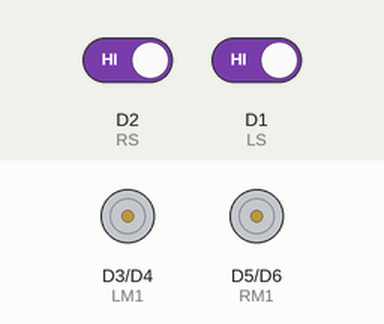
Bench run of a sketch on a simulated ESP8266 (NodeMCU). On the bench: motor-driver pin pairs drawn as motors (green arrow = first pin HIGH = forward, orange = second pin HIGH = backward, longer = more drive, scaled by the enable pin). Inputs (shaded band) come from the test bench; at power-on: D2 (RS) HIGH, D1 (LS) HIGH. What the sketch prints to the serial monitor is not drawn.

Above: at 1.2 s.
1.3 s: D2 (RS) driven LOW
2.8 s: D1 (LS) driven LOW
At 3.3 s:
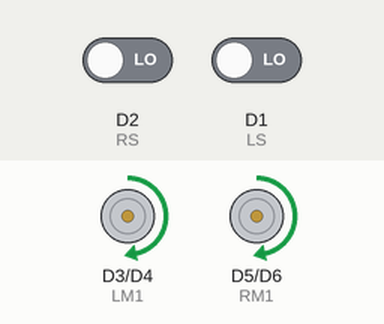
4.3 s: D2 (RS) driven HIGH
At 5.3 s:
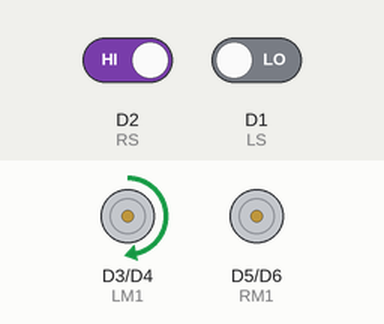
5.8 s: D1 (LS) driven HIGH
At 7.0 s:
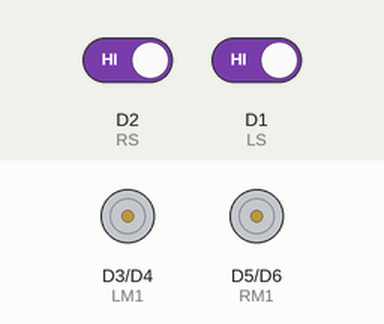
7.3 s: D2 (RS) driven LOW
At 7.8 s:
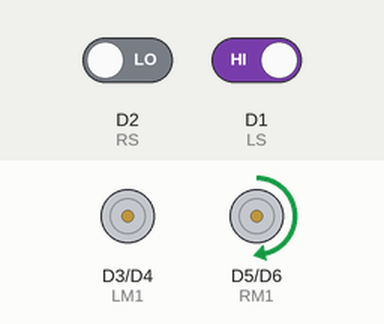
Timing chart, 0 to 9.8 s (numbered marks = the images above; inputs shaded):
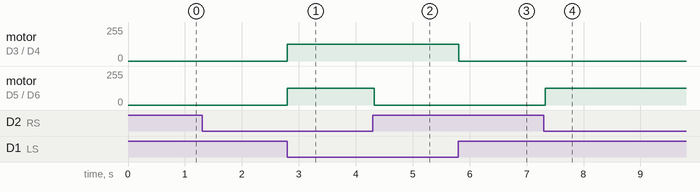

The sketch:

microrobot_tectLine.ino
```cpp
 /*-------definning Inputs------*/
int LS = D1;     // left sensor
int RS  = D2;      // right sensor

/*-------definning Outputs------*/
int LM1 = D3;      // left motor
int LM2 =  D4;       // left motor
int RM1 =  D5;       // right motor
int RM2 =  D6;       // right motor

/*-------PWM ควบคุมความเร็วมอเตอร์-----*/
int PWM1 = D7;    // PWM left motor
int PWM2 = D8;    // PWM right motor
int SPEED = 125;  // Speed PWM สามารถปรับความเร็วได้ถึง 255


int LS_show = 0;
int RS_show = 0;

void setup()
{
  pinMode(LS, INPUT);
  pinMode(RS, INPUT);
  pinMode(LM1, OUTPUT);
  pinMode(LM2, OUTPUT);
  pinMode(RM1, OUTPUT);
  pinMode(RM2, OUTPUT);
  pinMode(PWM1, OUTPUT);
  pinMode(PWM2, OUTPUT);
  Serial.begin(9600);

}
void loop()
{
  LS_show = digitalRead(LS);
  RS_show = digitalRead(RS);
  Serial.print("ซ้าย = ");
  Serial.print(LS_show);
  Serial.print("   ขวา = ");
  Serial.println(RS_show);

  if (!(digitalRead(LS)) && !(digitalRead(RS)))    // Move Forward
  {
    analogWrite(PWM1, SPEED);
    digitalWrite(LM1, HIGH);
    digitalWrite(LM2, LOW);
    analogWrite(PWM2, SPEED);
    digitalWrite(RM1, HIGH);
    digitalWrite(RM2, LOW);
  }


  if (!(digitalRead(LS)) && digitalRead(RS))    // Turn right
  {
    digitalWrite(LM1, HIGH);
    digitalWrite(LM2, LOW);
    analogWrite(PWM2, SPEED);
    digitalWrite(RM1, LOW);
    digitalWrite(RM2, LOW);
  }

  if (digitalRead(LS) && !(digitalRead(RS)))    // turn left
  {
    analogWrite(PWM1, SPEED);
    digitalWrite(LM1, LOW);
    digitalWrite(LM2, LOW);
    digitalWrite(RM1, HIGH);
    digitalWrite(RM2, LOW);
  }

 if (digitalRead(LS) && digitalRead(RS))    // stop
  {
    digitalWrite(LM1, LOW);
    digitalWrite(LM2, LOW);
    digitalWrite(RM1, LOW);
    digitalWrite(RM2, LOW);
  }

}
```

Measured:
- after the input at 2.8 s, motor on D3 (LM1) / D4 (LM2), motor on D5 (RM1) / D6 (RM2): stopped → forward 125/255 at once
- after the input at 4.3 s, motor on D5 (RM1) / D6 (RM2): forward 125/255 → stopped at once
- after the input at 5.8 s, motor on D3 (LM1) / D4 (LM2): forward 125/255 → stopped at once
- after the input at 7.3 s, motor on D5 (RM1) / D6 (RM2): stopped → forward 125/255 at once
